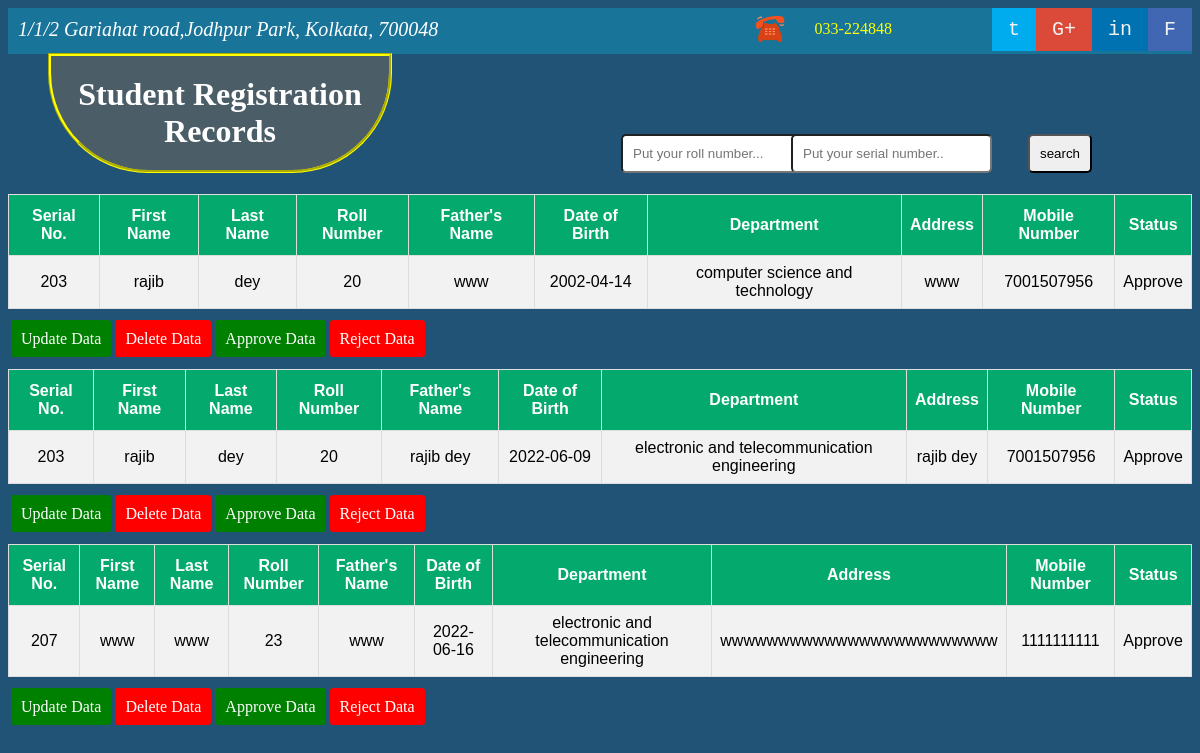
Screenshot of /registrationtable.php with the database file from the repository.
### tables this page shows
CREATE TABLE IF NOT EXISTS `studentregistration` (
  `SLNO` bigint(11) NOT NULL AUTO_INCREMENT,
  `class_serial` varchar(300) NOT NULL,
  `firstname` varchar(300) NOT NULL,
  `lastname` varchar(300) NOT NULL,
  `roll` varchar(300) NOT NULL,
  `fname` varchar(300) NOT NULL,
  `dob` varchar(300) NOT NULL,
  `dept` varchar(300) NOT NULL,
  `address` varchar(300) NOT NULL,
  `mobile` varchar(300) NOT NULL,
  `status` varchar(300) DEFAULT NULL,
  PRIMARY KEY (`SLNO`)
);

### registrationtable.php (the view, shortened to what this page needs)
<!DOCTYPE html>
<html lang="en">
<head>
  <link rel="stylesheet" href="css/home.css">
  <link rel="stylesheet" href="css/fontimage.css">
  <link rel="stylesheet" type="text/css" href="css/dashboard.css">
  <link rel="stylesheet" type="text/css" href ="css/jexpo_table.css">
  <link rel="stylesheet" type="text/css" href ="css/searchbox.css">
    </head>
    <body>
	<div class="topnav">
  <a href="#" title="Facebook" style="font-size:20px; background-color: #4267B2; font-family: monospace;">F</a>
  <a href="#"title="Linkedin" style="font-size:20px; background-color:#0072b1; font-family: monospace;">in</a>
  <a href="#" title="Google" style="font-size:20px; background-color: #db4a39; font-family: monospace;">G+</a>
  <a href="#" title="Twitter" style="font-size:20px; background-color:  #00acee; font-family: monospace;">t </a>
   <p id="number">033-224848</p>
   <img src="image/phone.png" alt="phone image" width="30px" height="30px">
<address>
  1/1/2 Gariahat road,Jodhpur Park, Kolkata, 700048
</address>
</div>
 <h1> Student Registration Records</h1>
        <div class="search">
<form action="search.php" method="post">
    <input type="text" id="roll" name="rollno" placeholder="Put your roll number..." required>
<input type="text" id="serial" name="serialno" placeholder="Put your serial number.." required>
<input type="submit" name="submit" value="search">
         </form>
        </div>
    </body>
</html>
<?php
include('database.php');
$query = "SELECT * FROM `studentregistration`";
$run = mysqli_query($link, $query);
if(mysqli_num_rows($run)<1)
{
  ?>
<script>
 alert('No data Found');
</script>
<?php
}
else
{
while($data = mysqli_fetch_array($run))
{
    ?>
<table id="customers">
      <tr>
    <th>Serial No.</th>
    <th>First Name</th>
    <th>Last Name</th>
    <th>Roll Number</th>
    <th>Father's Name</th>
    <th>Date of Birth</th>
    <th>Department</th>
    <th>Address</th>
    <th>Mobile Number</th>
    <th> Status</th>
  </tr>
  <tr>
    <td><?php echo $data['class_serial'];?> </td>
    <td><?php echo $data['firstname']; ?></td>
    <td><?php echo $data['lastname']; ?></td>
    <td><?php echo $data['roll']; ?></td>
    <td><?php echo $data['fname']; ?></td>
    <td><?php echo $data['dob']; ?></td>
    <td><?php echo $data['dept']; ?></td>
    <td><?php echo $data['address']; ?></td>
    <td><?php echo $data['mobile']; ?></td>
    <td><?php echo $data['status']; ?></td>
    </tr>
   <table>
<br>
       <tr>
           <td> <a href="updateinfo.php" target="_blank" style="text-decoration:none; background-color:green; padding:10px;color:white; border-radius:3px;">Update Data</a></td>
           <td> <a href="deletedata.php"  style="text-decoration:none; background-color:red; padding:10px;color:white; border-radius:3px;">Delete Data</a></td>
           <td> <a href="approvedata.php" style="text-decoration:none; background-color:green; padding:10px;color:white; border-radius:3px;">Approve Data</a></td>
           <td> <a href="rejectdata.php" style="text-decoration:none; background-color:red; padding:10px;color:white; border-radius:3px;">Reject Data</a></td>
       </tr>
    </table>
    <br>
</table>
<?php
}
}
?>

### css/home.css (style rules this page uses)
body { background-color: #205375; }
.topnav { overflow: hidden; background-color: #187498; }
.topnav a { float: right; display: block; color: #f2f2f2; text-align: center; padding: 10px 16px; text-decoration: none; font-family: Helvetica ; font-size: 100%; }
.topnav address { font-size: 20px; margin-left: 10px; margin-top: 10px; color: white; }
.topnav img { margin-left: 10px; margin-top: 6px; float: right; margin-right: 20px; display: block; }
#number { float: right; margin-right: 100px; color: yellow; margin-left: 10px; margin-top: 12px; display: block; }

### css/dashboard.css (style rules this page uses)
h1 { color:white; margin-left:40px; margin-top: -1px; background-color: #4B5D67; margin-right: 800px; padding: 20px; border-bottom-left-radius: 100px; border-bottom-right-radius: 100px; border-style: groove; text-align: center; border-color: yellow; }

### css/jexpo_table.css (style rules this page uses)
#customers { font-family: Arial, Helvetica, sans-serif; border-collapse: collapse; width: 100%; }
#customers td, #customers th { border: 1px solid #ddd; padding: 8px; text-align: center; }
#customers tr:nth-child(even) { background-color: #f2f2f2; }
#customers tr:nth-child(odd) { background-color:orange; }
#customers th { padding-top: 12px; padding-bottom: 12px; text-align: center; background-color: #04AA6D; color: white; }

### css/searchbox.css (style rules this page uses)
.search input[id="roll"] { margin-left:20px; padding:10px; float :right; margin-top: -60px; margin-right: 370px; border-radius: 5px; }
.search input[type="submit"] { margin-left:20px; padding:10px; float :right; margin-top: -60px; margin-right: 100px; border-radius: 5px; }

### registrationtable.php (style rules this page uses)
.search input[id="serial"] { margin-left:20px; padding:10px; float :right; margin-top: -60px; margin-right: 200px; border-radius: 5px; }

### rows the page displays
studentregistration: class_serial "203", firstname "rajib", lastname "dey", roll "20", fname "www", dob "2002-04-14", dept "computer science and technology", address "www", mobile "7001507956", status "Approve"
studentregistration: class_serial "203", firstname "rajib", lastname "dey", roll "20", fname "rajib dey", dob "2022-06-09", dept "electronic and telecommunication engineering", address "rajib dey", mobile "7001507956", status "Approve"
studentregistration: class_serial "207", firstname "www", lastname "www", roll "23", fname "www", dob "2022-06-16", dept "electronic and telecommunication engineering", address "wwwwwwwwwwwwwwwwwwwwwwww", mobile "1111111111", status "Approve"
